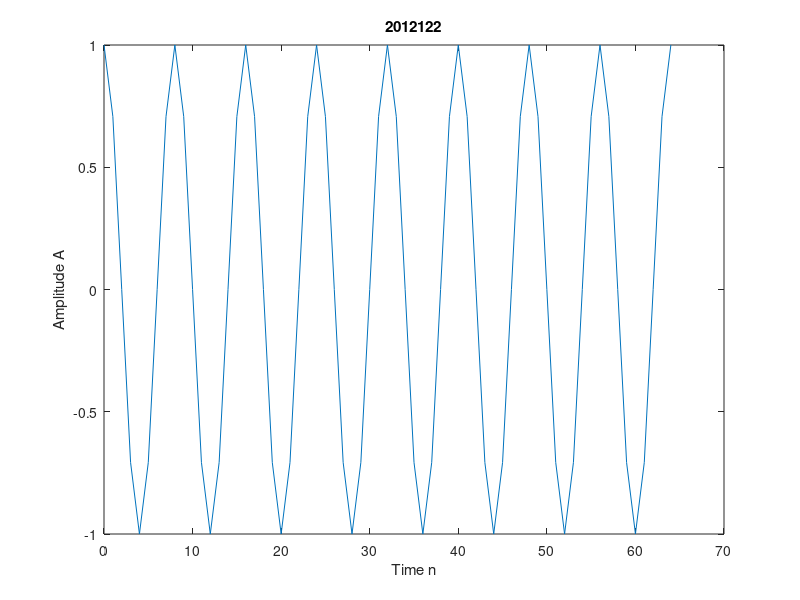

Here is the MATLAB script that generated this plot:
A=1;
f=1000;
fs=8000;
phi=pi/2;
n=0:64;
X=A*sin(2*pi*(f/fs)*n + phi);
plot(n, X);
title('2012122');
xlabel('Time n');
ylabel('Amplitude A');
print('Exp1_1','-dpdf','-fillpage');